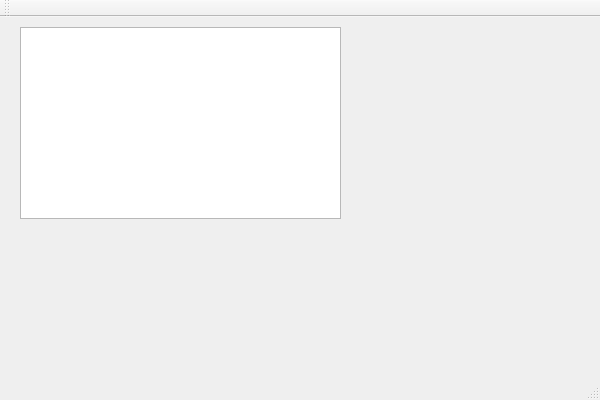
<?xml version="1.0" encoding="UTF-8"?>
<ui version="4.0">
 <class>BatchRenderer</class>
 <widget class="QMainWindow" name="BatchRenderer">
  <property name="geometry">
   <rect>
    <x>0</x>
    <y>0</y>
    <width>600</width>
    <height>400</height>
   </rect>
  </property>
  <property name="windowTitle">
   <string>BatchRenderer</string>
  </property>
  <widget class="QWidget" name="centralWidget">
   <widget class="QTableWidget" name="jobView">
    <property name="geometry">
     <rect>
      <x>20</x>
      <y>10</y>
      <width>321</width>
      <height>192</height>
     </rect>
    </property>
    <property name="cornerButtonEnabled">
     <bool>false</bool>
    </property>
    <property name="columnCount">
     <number>1</number>
    </property>
    <attribute name="horizontalHeaderVisible">
     <bool>false</bool>
    </attribute>
    <attribute name="horizontalHeaderStretchLastSection">
     <bool>true</bool>
    </attribute>
    <attribute name="verticalHeaderVisible">
     <bool>false</bool>
    </attribute>
    <attribute name="verticalHeaderVisible">
     <bool>false</bool>
    </attribute>
    <attribute name="horizontalHeaderStretchLastSection">
     <bool>true</bool>
    </attribute>
    <attribute name="horizontalHeaderVisible">
     <bool>false</bool>
    </attribute>
    <column/>
   </widget>
  </widget>
  <widget class="QMenuBar" name="menuBar">
   <property name="geometry">
    <rect>
     <x>0</x>
     <y>0</y>
     <width>600</width>
     <height>18</height>
    </rect>
   </property>
  </widget>
  <widget class="QToolBar" name="mainToolBar">
   <attribute name="toolBarArea">
    <enum>TopToolBarArea</enum>
   </attribute>
   <attribute name="toolBarBreak">
    <bool>false</bool>
   </attribute>
  </widget>
  <widget class="QStatusBar" name="statusBar"/>
 </widget>
 <layoutdefault spacing="6" margin="11"/>
 <resources/>
 <connections/>
</ui>
